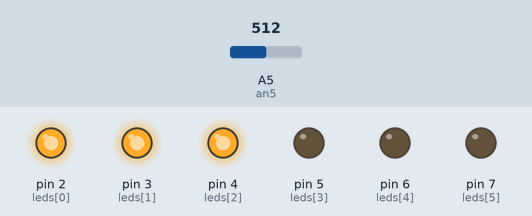
This sketch was run on a simulated Arduino Uno, built with avr-gcc and run on an emulated ATmega328P. On the bench: output pins drawn as LEDs (lit = HIGH). The test bench sets the inputs (shaded band); at power-on: A5 (an5) = 512.

Above: at 1.2 s.
1.3 s: A5 (an5) set to 674
2.8 s: A5 (an5) set to 690
At 3.7 s:
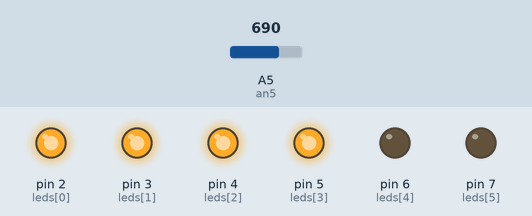
4.3 s: A5 (an5) set to 511
At 4.9 s:
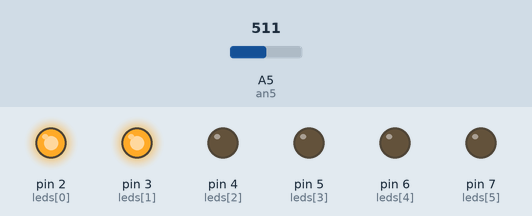
5.8 s: A5 (an5) set to 355
7.3 s: A5 (an5) set to 333
At 8.3 s:
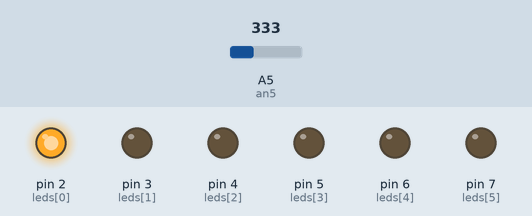
8.8 s: A5 (an5) set to 716
At 9.5 s:
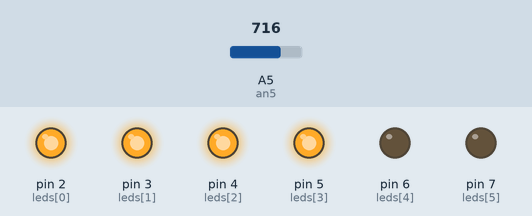
Timing chart, 0 to 11.3 s (numbered marks = the images above; inputs shaded):
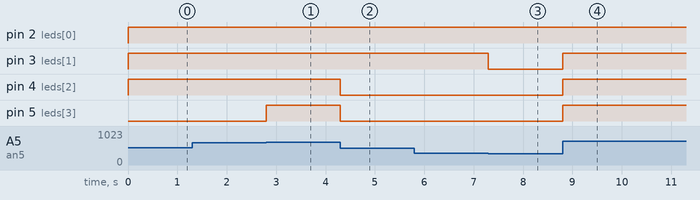

The sketch:

Portas_analogicas.ino
```cpp
// ------------------------------------------------------------------------------------------------------------
// Defines/Variables
// ------------------------------------------------------------------------------------------------------------

int leds [] = {2, 3, 4, 5, 6 , 7};
#define an5 A5
int val;

// ------------------------------------------------------------------------------------------------------------
// Source
// ------------------------------------------------------------------------------------------------------------

void acender(int x) {
  int i;
  for (i = 0; i < x; i++) {
    digitalWrite(leds[i], HIGH);
  }
  for (i = x; i < 6; i++) {
    digitalWrite(leds[i], LOW);
  }
}

// ------------------------------------------------------------------------------------------------------------
// Source
// ------------------------------------------------------------------------------------------------------------

void setup() {
  for (int i = 0; i < 6; i++) {
    pinMode(leds[i], OUTPUT);
  }
  pinMode(an5, INPUT);
}
void loop() {
  // Analogico = 0 a 1023
  // PWM = 0 a 255
  // Sintaxe = map(leitura,min_val_entrada, max_val_entrada,min_val_saida, max_val_saida);
  // analogWrite(led, map(analogRead(an5), 0, 1023, 0, 255));

  val = analogRead(an5);
  acender(map(val, 0, 1023, 0, 6));
}
```

Measured:
- the behaviour switches between 681 and 682 on A5 (an5) (found by bisection; images 0 and 1)
- the behaviour switches between 341 and 340 on A5 (an5) (found by bisection; images 2 and 3)
- after the input at 1.3 s, every drawn part: stays the same
- after the input at 2.8 s, pin 5 (leds[3]): LOW → HIGH at once
- after the input at 4.3 s, pin 4 (leds[2]), pin 5 (leds[3]): HIGH → LOW at once
- after the input at 5.8 s, every drawn part: stays the same
- after the input at 7.3 s, pin 3 (leds[1]): HIGH → LOW at once
- after the input at 8.8 s, pin 3 (leds[1]), pin 4 (leds[2]), pin 5 (leds[3]): LOW → HIGH at once
